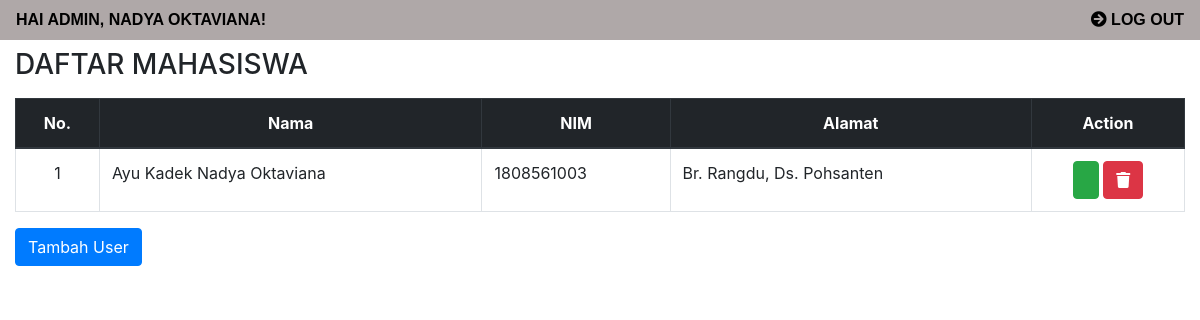
Before: /admin/halaman_admin.php (signed in) with the older database file.
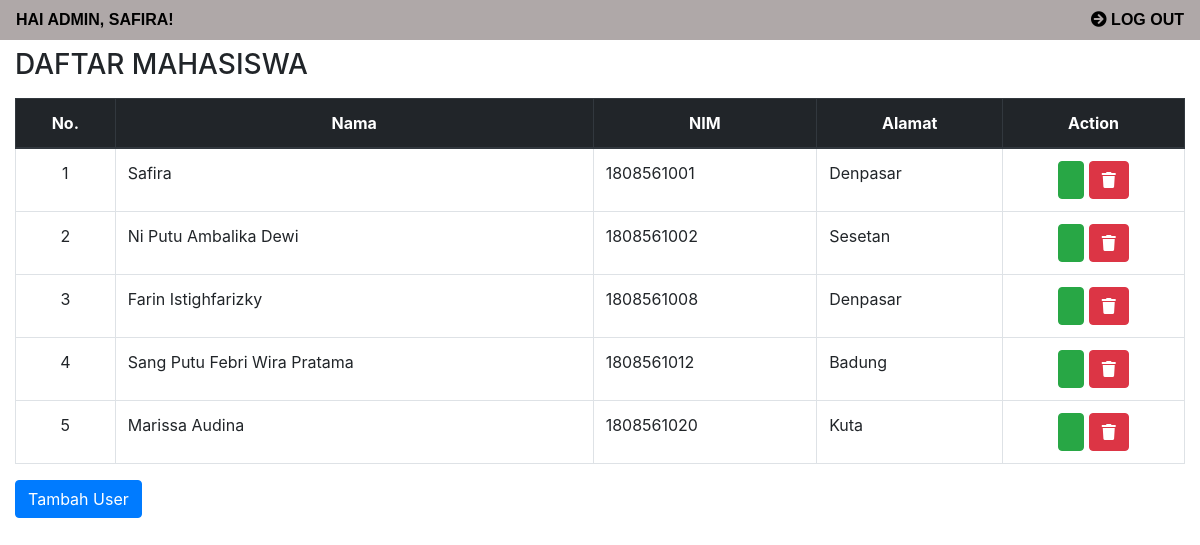
After: the same page with the newer database file.
### tables this page shows
CREATE TABLE `mahasiswa` (
  `id` int(6) UNSIGNED NOT NULL,
  `nama` varchar(30) NOT NULL,
  `nim` varchar(30) NOT NULL,
  `alamat` varchar(50) DEFAULT NULL,
  `tgl_reg` timestamp NOT NULL DEFAULT current_timestamp() ON UPDATE current_timestamp()
);

### admin/halaman_admin.php (the view, shortened to what this page needs)
<?php
    include '../koneksi.php';
    $nama = $_SESSION["nama"];
?>
<!DOCTYPE html>
<html>
<head>
    <link rel="stylesheet" href="https://maxcdn.bootstrapcdn.com/bootstrap/4.0.0/css/bootstrap.min.css">
    <link rel="stylesheet" href="../css/style.css">
    <link rel="stylesheet" href="https://pro.fontawesome.com/releases/v5.10.0/css/all.css"/>
</head>
<body>
    <div class="main">
        <div class="navbar" style="">
            <a href="halaman_admin.php">
                Hai Admin, <?php echo $nama; ?>!
            </a>
            <a href="../logout.php">
                <i aria-hidden="true" class="fa fa-arrow-circle-right"></i>
                Log Out
            </a>
        </div>
        <div class="content">
            <div class="container-fluid mt-2">
                <label>
                    <h3>DAFTAR MAHASISWA</h3>
                </label>
                <table class="table table-bordered">
                    <thead>
                        <tr class="text-center thead-dark">
                            <th>No.</th>
                            <th>Nama</th>
                            <th>NIM</th>
                            <th>Alamat</th>
                            <th>Action</th>
                        </tr>
                    </thead>
                    <tbody>
                    <?php
                        $no = 1;
                        $query = mysqli_query($kon, "SELECT * FROM mahasiswa ORDER BY nim");
                        while($data = mysqli_fetch_array($query)){
                            echo"
                            <tr>
                                <td class='text-center'>".$no++."</td>
                                <td>".$data['nama']."</td>
                                <td>".$data['nim']."</td>
                                <td>".$data['alamat']."</td>
                                <td class='text-center'>
                                    <a class='btn btn-success' href='edit_admin.php?id=".$data['id']."'>
                                        <i class='fa fa-pencil' aria-hidden='true'></i>
                                    </a>
                                    <a class='btn btn-danger' href='hapus_admin.php?id_mhs=".$data['id']."'>
                                        <i class='fa fa-trash' aria-hidden='true'></i>
                                    </a>
                                </td>
                            </tr>
                            ";
                        }
                        ?>
                    </tbody>
                </table>
                    <a href="tambah_admin.php" class="btn btn-primary">Tambah User</a>
            </div>
        </div>
    </div>
</body>
</html>

### css/style.css (style rules this page uses)
body { background-color: #ffffff; }
.navbar { background: rgb(175, 168, 168); }
.navbar a { color: rgb(0, 0, 0); text-transform: uppercase; font-family: 'OpenSans-Reguler', sans-serif; font-weight: 700; text-decoration: none; }

Changed rows visible on the page:
removed mahasiswa: nama "Ayu Kadek Nadya Oktaviana", nim "1808561003", alamat "Br. Rangdu, Ds. Pohsanten"
added mahasiswa: nama "Safira", nim "1808561001", alamat "Denpasar"
added mahasiswa: nama "Ni Putu Ambalika Dewi", nim "1808561002", alamat "Sesetan"
added mahasiswa: nama "Farin Istighfarizky", nim "1808561008", alamat "Denpasar"
added mahasiswa: nama "Sang Putu Febri Wira Pratama", nim "1808561012", alamat "Badung"
added mahasiswa: nama "Marissa Audina", nim "1808561020", alamat "Kuta"
Other visible differences:
$nama: "NADYA OKTAVIANA" → "SAFIRA"
